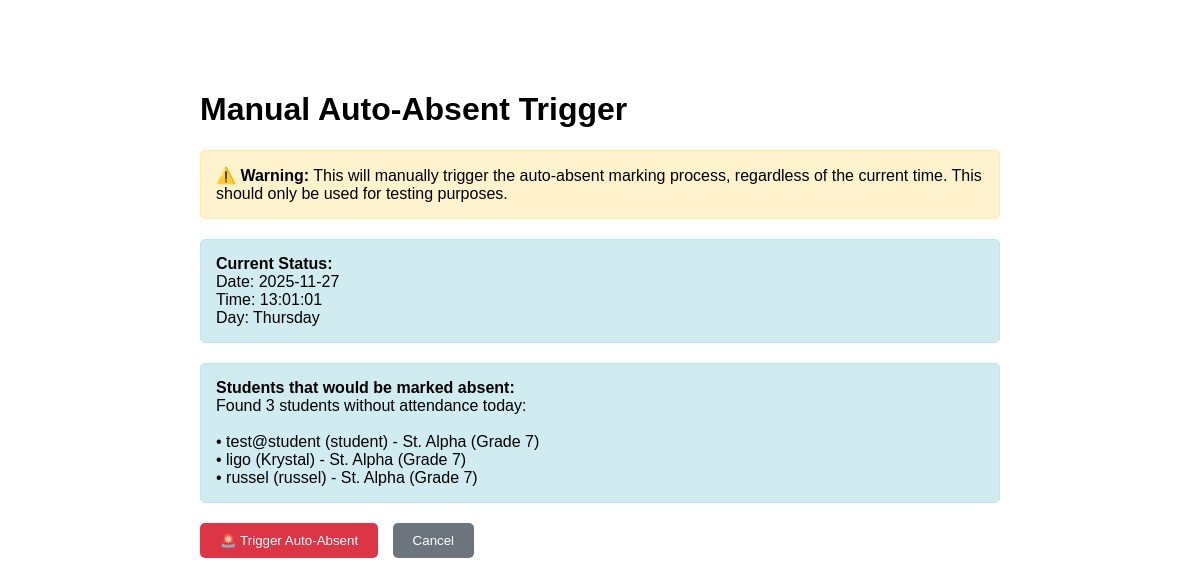
Page /manual-auto-absent.php on the committed database.
### tables this page shows
CREATE TABLE `users` (
  `id` int(11) NOT NULL,
  `username` varchar(50) NOT NULL,
  `full_name` varchar(100) NOT NULL,
  `password` varchar(255) NOT NULL DEFAULT '',
  `phone` varchar(20) DEFAULT NULL,
  `role` enum('admin','teacher','student','parent') NOT NULL,
  `lrn` varchar(12) DEFAULT NULL COMMENT 'Learner Reference Number for students only',
  `section_id` int(11) DEFAULT NULL,
  `parent_id` int(11) DEFAULT NULL,
  `profile_image` varchar(255) DEFAULT NULL,
  `profile_image_path` varchar(255) DEFAULT NULL,
  `qr_code` text DEFAULT NULL,
  `status` enum('active','inactive') DEFAULT 'active',
  `created_at` timestamp NOT NULL DEFAULT current_timestamp(),
  `updated_at` timestamp NOT NULL DEFAULT current_timestamp() ON UPDATE current_timestamp()
);

CREATE TABLE `sections` (
  `id` int(11) NOT NULL,
  `section_name` varchar(50) NOT NULL,
  `grade_level` varchar(20) NOT NULL,
  `teacher_id` int(11) DEFAULT NULL,
  `description` text DEFAULT NULL,
  `status` enum('active','inactive') DEFAULT 'active',
  `created_at` timestamp NOT NULL DEFAULT current_timestamp()
);

### manual-auto-absent.php (the view, shortened to what this page needs)
<?php
require_once __DIR__ . '/sms_functions.php';
$confirmed = isset($_POST['confirm']) && $_POST['confirm'] === 'yes';
if (!$confirmed) {
    ?>
    <!DOCTYPE html>
    <html>
    <head>
    </head>
    <body>
        <h1>Manual Auto-Absent Trigger</h1>
        <div class="warning">
            <strong>⚠️ Warning:</strong> This will manually trigger the auto-absent marking process,
            regardless of the current time. This should only be used for testing purposes.
        </div>
        <div class="info">
            <strong>Current Status:</strong><br>
            Date: <?php echo date('Y-m-d'); ?><br>
            Time: <?php echo date('H:i:s'); ?><br>
            Day: <?php echo date('l'); ?><br>
        </div>
        <?php
        try {
            $today = date('Y-m-d');
            $absent_students_query = "
                SELECT u.id, u.username, u.full_name, u.section_id, s.section_name, s.grade_level
                FROM users u
                LEFT JOIN sections s ON u.section_id = s.id
                LEFT JOIN attendance a ON u.id = a.student_id AND a.attendance_date = ?
                WHERE u.role = 'student'
                AND u.status = 'active'
                AND a.id IS NULL
            ";
            $stmt = $pdo->prepare($absent_students_query);
            $stmt->execute([$today]);
            $absent_students = $stmt->fetchAll(PDO::FETCH_ASSOC);
            echo "<div class='info'>";
            echo "<strong>Students that would be marked absent:</strong><br>";
            if (count($absent_students) > 0) {
                echo "Found " . count($absent_students) . " students without attendance today:<br><br>";
                foreach ($absent_students as $student) {
                    $section_info = $student['section_name'] ? "{$student['section_name']} (Grade {$student['grade_level']})" : 'No Section';
                    echo "• {$student['full_name']} ({$student['username']}) - {$section_info}<br>";
                }
            } else {
                echo "No students found without attendance records today.";
            }
            echo "</div>";
        } catch (Exception $e) {
            echo "<div class='warning'>Error checking students: " . $e->getMessage() . "</div>";
        }
        ?>
        <form method="POST" onsubmit="return confirm('Are you sure you want to trigger auto-absent marking? This cannot be undone.');">
            <button type="submit">🚨 Trigger Auto-Absent</button>
            <button type="button" class="cancel" onclick="window.location.href='dashboard.php'">Cancel</button>
        </form>
    </body>
    </html>
    <?php
    exit;
}
?>

### manual-auto-absent.php (style rules this page uses)
body { font-family: Arial, sans-serif; max-width: 800px; margin: 50px auto; padding: 20px; }
.warning { background: #fff3cd; border: 1px solid #ffeaa7; padding: 15px; border-radius: 5px; margin: 20px 0; }
.info { background: #d1ecf1; border: 1px solid #bee5eb; padding: 15px; border-radius: 5px; margin: 20px 0; }
button { background: #dc3545; color: white; padding: 10px 20px; border: none; border-radius: 5px; cursor: pointer; }
.cancel { background: #6c757d; margin-left: 10px; }

### rows in the picture
users: full_name "test@student", username "student", section.grade_level "St. Alpha (Grade 7)"
users: full_name "ligo", username "Krystal", section.grade_level "St. Alpha (Grade 7)"
users: full_name "russel", username "russel", section.grade_level "St. Alpha (Grade 7)"

### other values in the picture
count($absent_students) "3"
